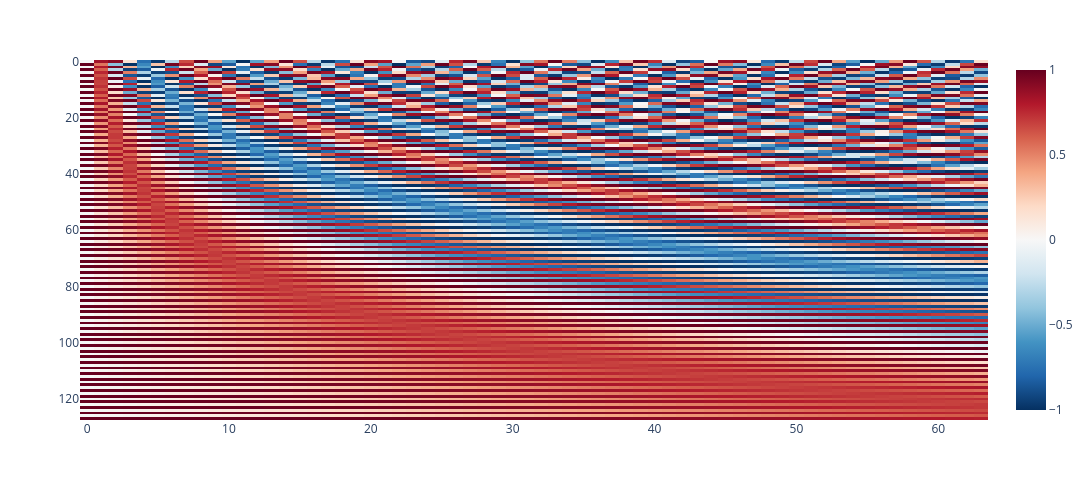

Write notebook code for a chart like this one.
### Code cell
n = 64; D = 128; L = 10
pe = sinusoidal_pe(n, D, L)
px.imshow(pe.cpu().numpy().T, aspect='auto', color_continuous_scale='RdBu_r',
          width = 1100, height=500)

### Figure 1 — Plotly figure (JSON) as saved in the notebook; plotly's stock layout.template omitted (floating-point values rounded to 4 significant figures; data arrays with more than 128 entries replaced by an {"elided": "..."} marker saying what was removed)
{"data": [{"coloraxis": "coloraxis", "hovertemplate": "x: %{x}<br>y: %{y}<br>color: %{z}<extra></extra>", "name": "0", "type": "heatmap", "xaxis": "x", "yaxis": "y", "z": {"elided": "128x64 float values"}}], "layout": {"coloraxis": {"colorscale": [[0, "rgb(5,48,97)"], [0.1, "rgb(33,102,172)"], [0.2, "rgb(67,147,195)"], [0.3, "rgb(146,197,222)"], [0.4, "rgb(209,229,240)"], [0.5, "rgb(247,247,247)"], [0.6, "rgb(253,219,199)"], [0.7, "rgb(244,165,130)"], [0.8, "rgb(214,96,77)"], [0.9, "rgb(178,24,43)"], [1, "rgb(103,0,31)"]]}, "height": 500, "margin": {"t": 60}, "width": 1100, "xaxis": {"anchor": "y", "domain": [0, 1]}, "yaxis": {"anchor": "x", "autorange": "reversed", "domain": [0, 1]}}}
